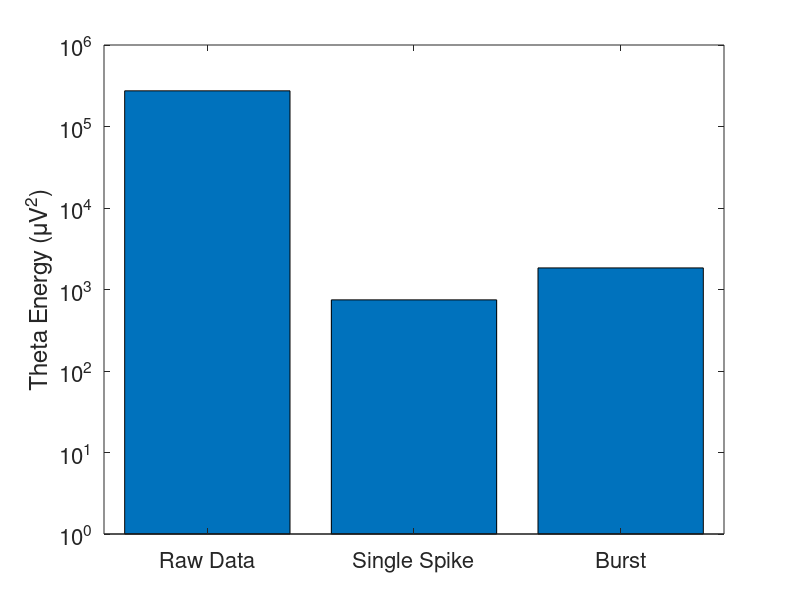

Write MATLAB code to recreate this figure.
raw_image = 5e4;
to_plot = [0.889, 0.084, 0.0270];
bar(to_plot.*raw_image)
set(gca, 'fontsize', 16, 'xticklabel', {'Raw Data', 'Single Spike', 'Burst'}) 
ylabel 'CWT Energy (\muV^2)'
%%
to_plot = [2.74e5, 746.3, 1.84e3];
bar(to_plot)
set(gca, 'fontsize', 16, 'xticklabel', {'Raw Data', 'Single Spike', 'Burst'}, 'yscale','log') 
ylabel 'Theta Energy (\muV^2)'